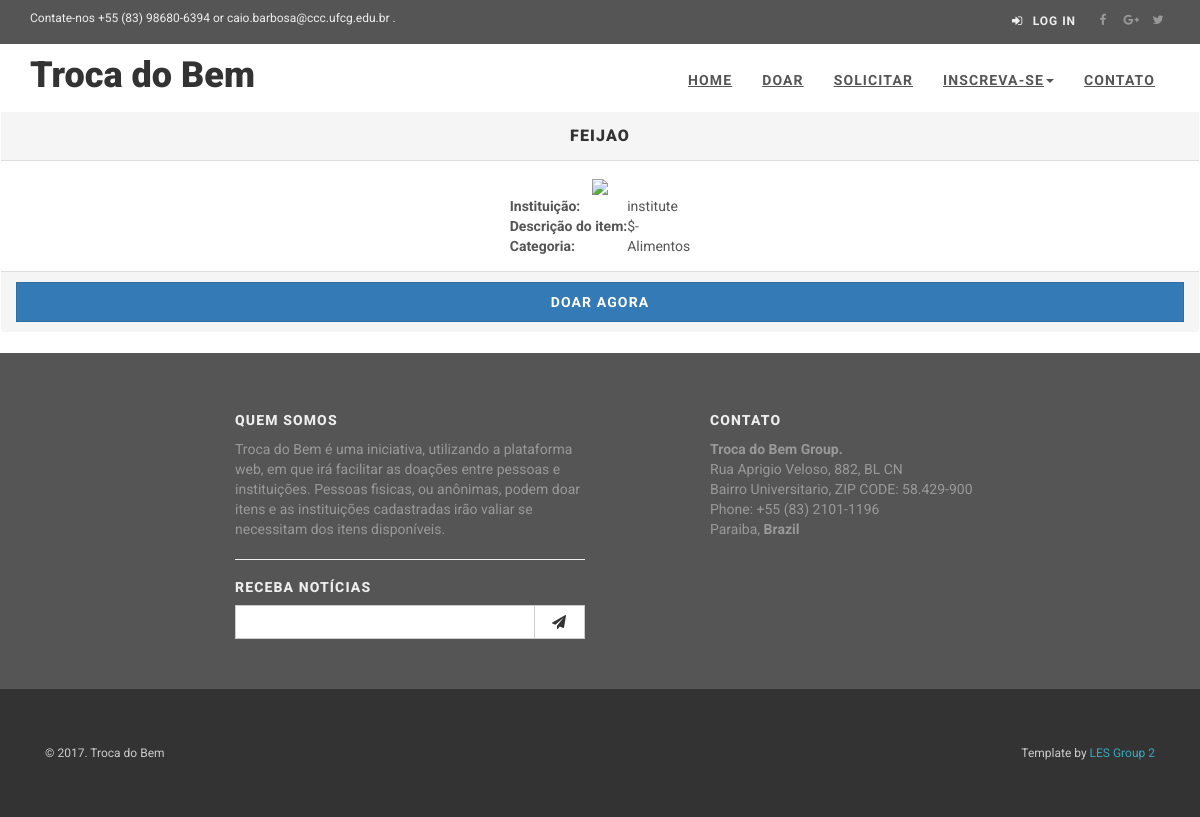
The page /requeriments/1/ on the database as committed earlier.
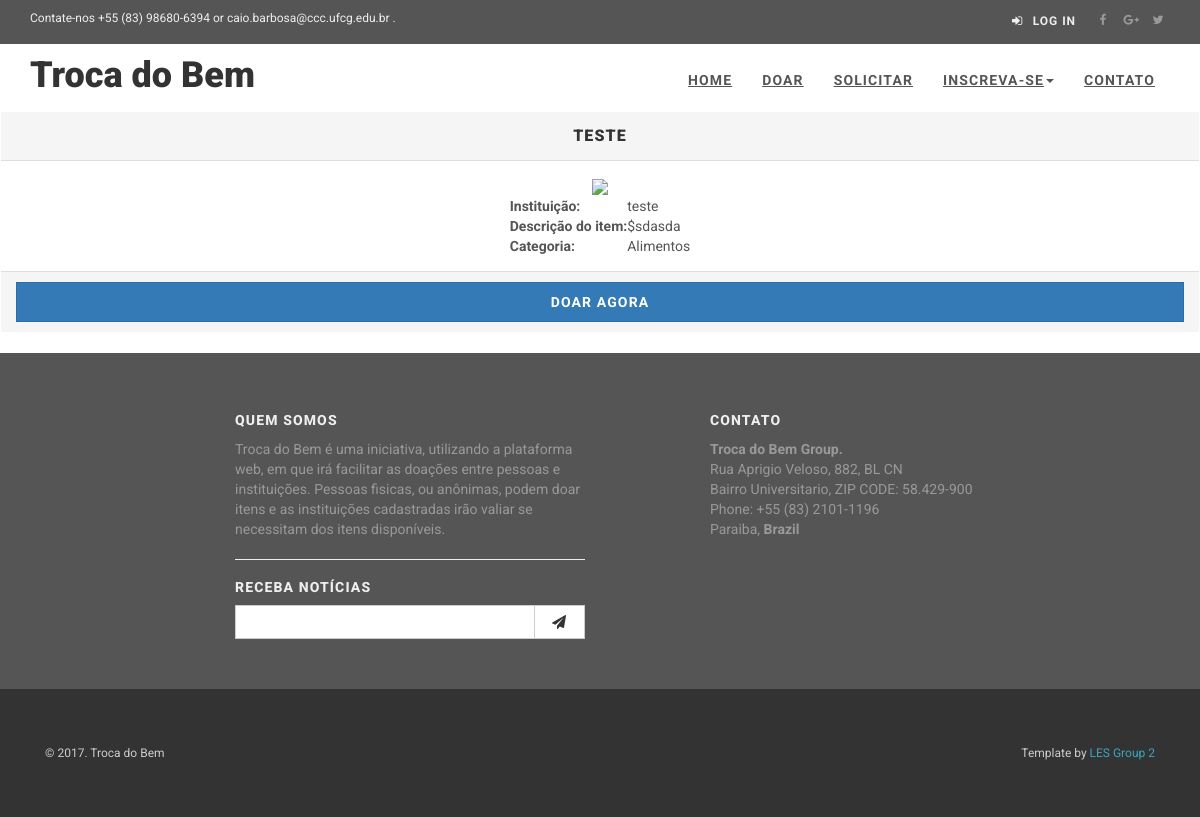
The same page on the database as committed later.
### app/models.py (models this page shows, shortened)
class TimeStamped(models.Model):
    class Meta:
        abstract = True
    created_at = models.DateTimeField(auto_now_add=True)
    published_at = models.DateTimeField(auto_now=True)

class Requirement(TimeStamped):
    class Meta:
        verbose_name = "Necessidade"
        verbose_name_plural = "Necessidades"
    name = models.CharField(max_length=100, blank=True, null=True)
    type = models.CharField(max_length=50, choices=object_type)
    status = models.BooleanField(default=True)
    owner = models.ForeignKey(User, on_delete=models.CASCADE, blank=True, null=True)
    description = models.TextField(max_length=300)
    photo = models.URLField(blank=True, null=True)

### app/views/ShowcaseRequerimentView.py (the view)
# urls.py: url(r'^requeriments/(?P<requeriment_id>\d+)/$', requeriment_detail, name='detail'),
def requeriment_detail(request, requeriment_id):
    requeriments = Requirement.objects.get(id=requeriment_id)
    return render(request, 'view_showcase_requeriment_details.html',
                  {'requeriments': requeriments})

### app/templates/view_showcase_requeriment_details.html (shortened to what this page needs)
{% extends 'base.html' %}
{% load staticfiles %}
{% block content %}
    <div class="treasure panel panel-default">
        <div class="panel-heading">
            <h3 class="panel-title" align="center">{{ requeriments.name }}</h3>
        </div>
        <div class="panel-body">
            <div class="treasure-photo-detail" align="center">
                <img src="{{ requeriments.photo }}" height="200">
            </div>
            <table class="treasure-table" align="center">
                <tr>
                    <th>
                        Instituição:
                    </th>
                    <td>{{ requeriments.owner }}</td>
                </tr>
                <tr>
                    <th>
                        Descrição do item:
                    </th>
                    <td>${{ requeriments.description }}</td>
                </tr>
                <tr>
                    <th>
                        Categoria:
                    </th>
                    <td>{{ requeriments.type }}</td>
                </tr>
            </table>
        </div>
        <div class="panel-footer"
            <div class="col-md-4 " >
                {% if user.is_authenticated %}
                    <a href="/requeriments/{{requeriments.id}}/donationrequeriment/{{ user.pk }}" class="btn btn-primary center-block btn-lg">
                        <center>Doar
                            Agora</center></a>
                {% else %}
                    <a href="/requeriments/{{requeriments.id}}/donationrequeriment/{{ user.pk }}" class="btn btn-primary center-block btn-lg">
                        <center>Doar
                            Agora</center></a>
                {% endif %}
            </div>
        </div>
{% endblock %}

Rows that differ between the two databases and show on the page:
changed Requirement "Alimentos": name "FEIJAO" → "TESTE"; owner "institute" → "teste"; description "-" → "sdasda"
